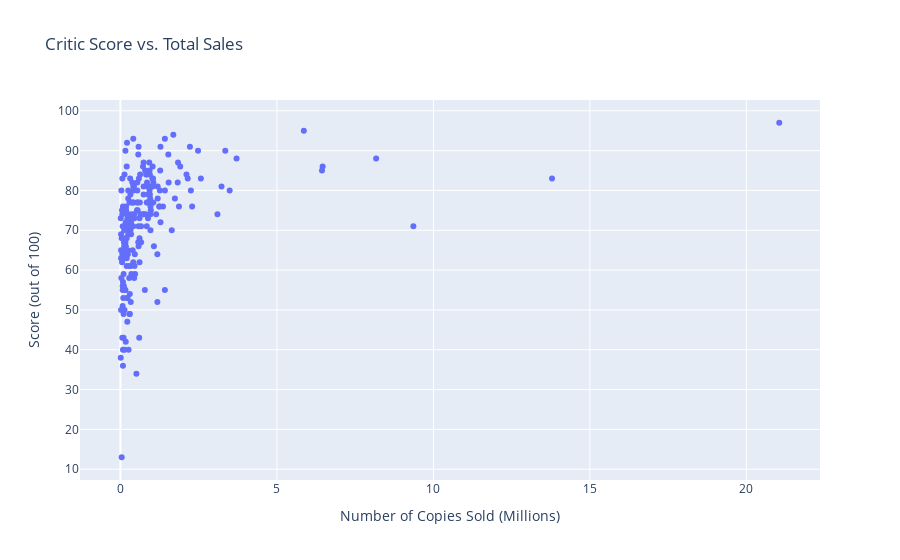
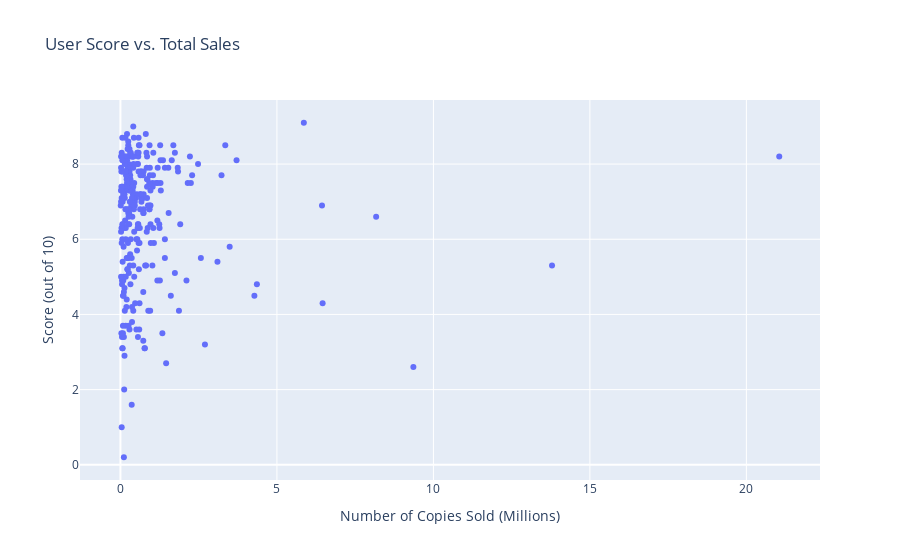

Source (notebook cell) for these figures, in order:
### Markdown cell above
**Correlation of Professional Reviews to Sales: PlayStation 3**

Scatter plot of critic score (y-axis) against total sales (x-axis) for games on the PS3, and Pearson correlation coefficient.

### Code cell
ps3_data = filtered_years[filtered_years['platform'] == 'PS3']

fig1 = px.scatter(ps3_data,
                x='total_sales',
                y='critic_score',
                labels={'critic_score': 'Score (out of 100)',
                        'total_sales': 'Number of Copies Sold (Millions)'},
                title='Critic Score vs. Total Sales')
fig2 = px.scatter(ps3_data,
                x='total_sales',
                y='user_score',
                labels={'user_score': 'Score (out of 10)',
                        'total_sales': 'Number of Copies Sold (Millions)'},
                title='User Score vs. Total Sales')                
fig1.show()
fig2.show()

print('Pearson Coefficient (Sales to Critic Score): ', ps3_data['total_sales'].corr(ps3_data['critic_score']))
print('Pearson Coefficient (Sales to User Score): ', ps3_data['total_sales'].corr(ps3_data['user_score']))

### Figure 1 — Plotly figure (JSON) as saved in the notebook; plotly's stock layout.template omitted (floating-point values rounded to 4 significant figures; data arrays with more than 128 entries replaced by an {"elided": "..."} marker saying what was removed)
{"data": [{"hovertemplate": "Number of Copies Sold (Millions)=%{x}<br>Score (out of 100)=%{y}<extra></extra>", "legendgroup": "", "marker": {"color": "#636efa", "symbol": "circle"}, "mode": "markers", "name": "", "orientation": "v", "showlegend": false, "type": "scatter", "x": {"elided": "492 float values"}, "xaxis": "x", "y": {"elided": "492 int values"}, "yaxis": "y"}], "layout": {"legend": {"tracegroupgap": 0}, "title": {"text": "Critic Score vs. Total Sales"}, "xaxis": {"anchor": "y", "domain": [0, 1], "title": {"text": "Number of Copies Sold (Millions)"}}, "yaxis": {"anchor": "x", "domain": [0, 1], "title": {"text": "Score (out of 100)"}}}}

### Figure 2 — Plotly figure (JSON) as saved in the notebook; plotly's stock layout.template omitted (floating-point values rounded to 4 significant figures; data arrays with more than 128 entries replaced by an {"elided": "..."} marker saying what was removed)
{"data": [{"hovertemplate": "Number of Copies Sold (Millions)=%{x}<br>Score (out of 10)=%{y}<extra></extra>", "legendgroup": "", "marker": {"color": "#636efa", "symbol": "circle"}, "mode": "markers", "name": "", "orientation": "v", "showlegend": false, "type": "scatter", "x": {"elided": "492 float values"}, "xaxis": "x", "y": {"elided": "492 float values"}, "yaxis": "y"}], "layout": {"legend": {"tracegroupgap": 0}, "title": {"text": "User Score vs. Total Sales"}, "xaxis": {"anchor": "y", "domain": [0, 1], "title": {"text": "Number of Copies Sold (Millions)"}}, "yaxis": {"anchor": "x", "domain": [0, 1], "title": {"text": "Score (out of 10)"}}}}
